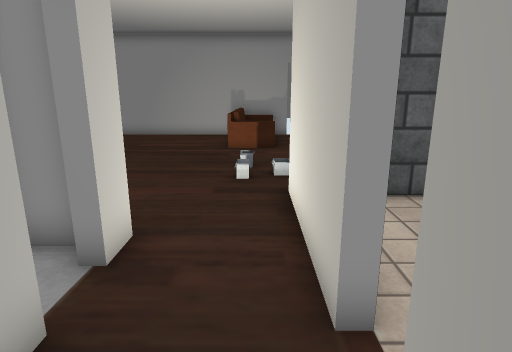
[1] (above)

14 first-person views from a walk through a 3-D level made in the Unity game engine. The camera is 1.2 m above the floor, tilts 14° down and sees 75° across. The floor is counted in squares, 0.5 m on a side. Each view is taken from the middle of a square. On the plan, view 1 faces up. The plan holds only what a view shows up to about 20 squares ahead; the rest is blank. The place goes on beyond the plan. The player character is not drawn. Door leaves are left out, so doorways stand open. Some surface patterns are stand-ins.

[2]
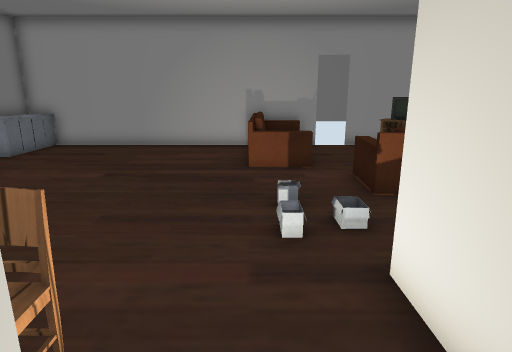

[3]
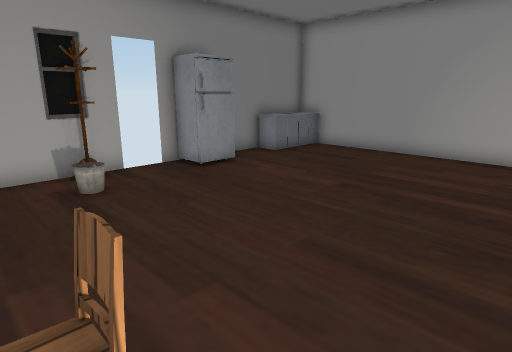

[4]
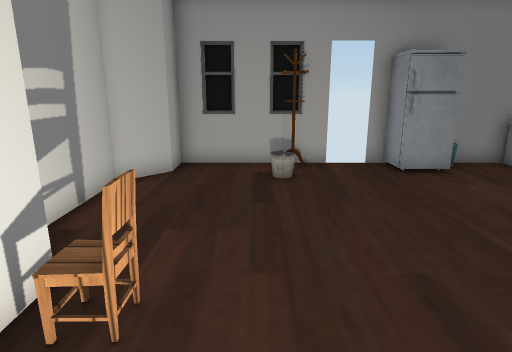

[5]
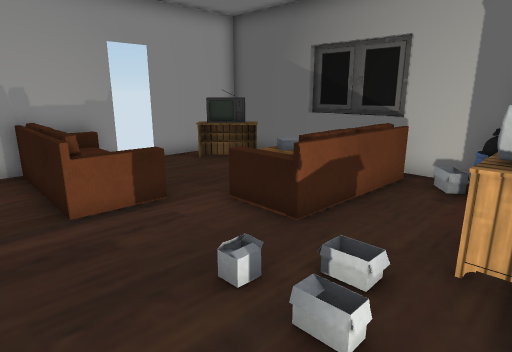

[6]
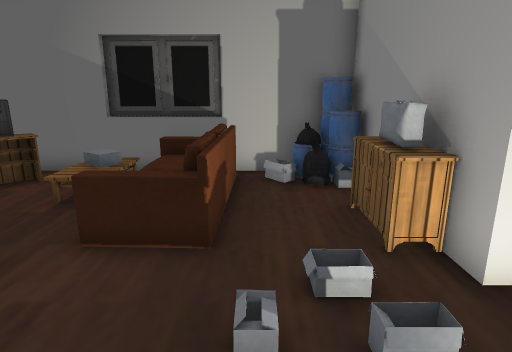

[7]
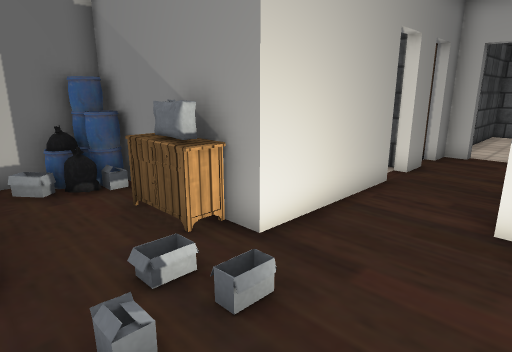

[8]
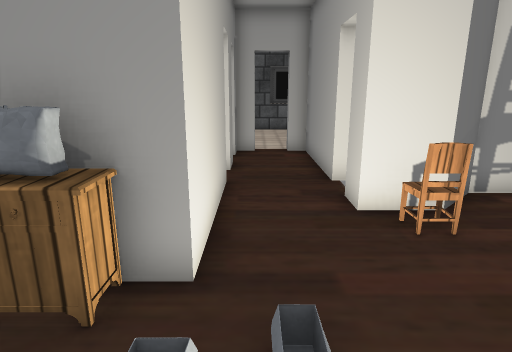

[9]
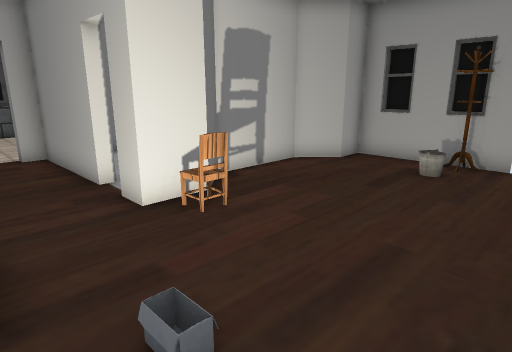

[10]
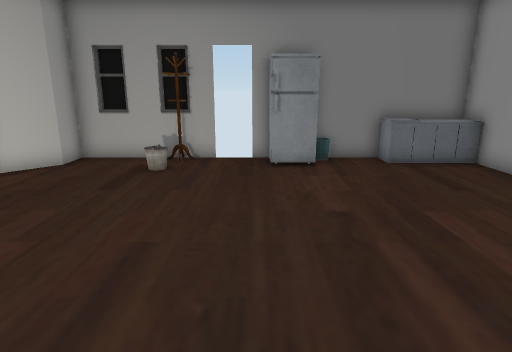

[11]
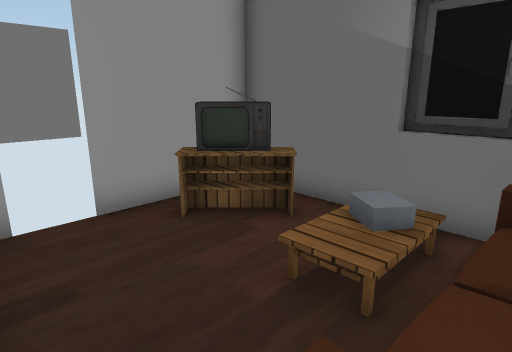

[12]
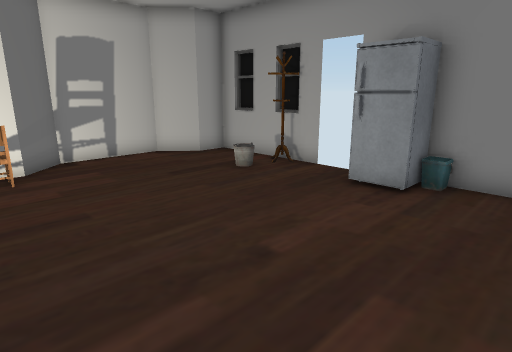

[13]
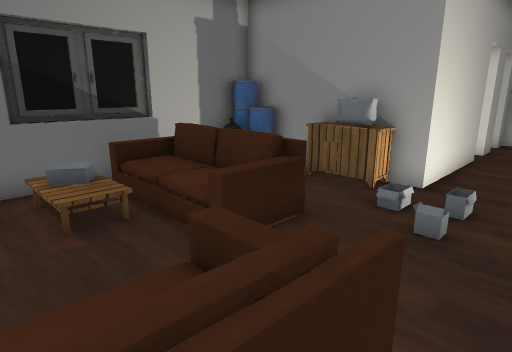

[14]
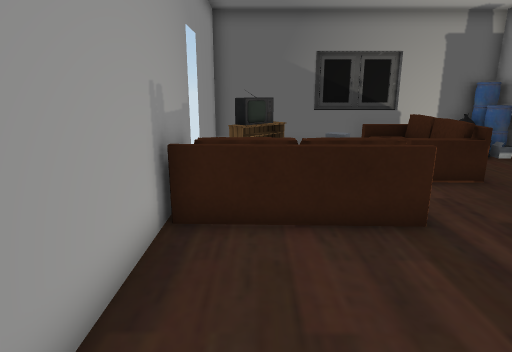

### Floor plan
Key: @ floor where view 1 was taken; # wall or solid block; . floor; / step, stairs or slope; = window, fence, low wall or low ledge; ^ raised ledge; v drop or lower ground; C cabinet; H chair; F fridge; B bucket; O other object.
Columns run from 12 left of view 1 to 8 right of it. Each row starts with its distance up from view 1.
 20 ############## #####
 19 #^=........O =##=O.#
 18 #^.........O ...COO#
 17 #^.........O ....CO#
 16 #..........O ......##
 15 #..........OO....OO=#
 14 #FF................##
 13 #FF...........O    ##
 12 #F............OOOOOv#
 11  .........../......##
 10 ##..........//....=#
  9 ##........../.##C.BB
  8 #............#######
  7 #........H...#
  6 #........O...#
  5 ###....####..#
  4   ######  #..#
  3           #..#
  2           #..#
  1           #..#
  0           #.@#
 -1           #..#
 -2           ####

Positions as (right, up) in squares from view 1, and headings:
1: (0, 0), facing up
2: (-1, 4), facing up
3: (-1, 6), facing up-left
4: (0, 8), facing left
5: (-3, 8), facing up-right
6: (-3, 11), facing right
7: (-3, 12), facing down-right
8: (0, 12), facing down
9: (1, 12), facing down-left
10: (1, 12), facing left
11: (1, 13), facing up-right
12: (-2, 17), facing down-left
13: (-2, 17), facing down-right
14: (-7, 18), facing right
